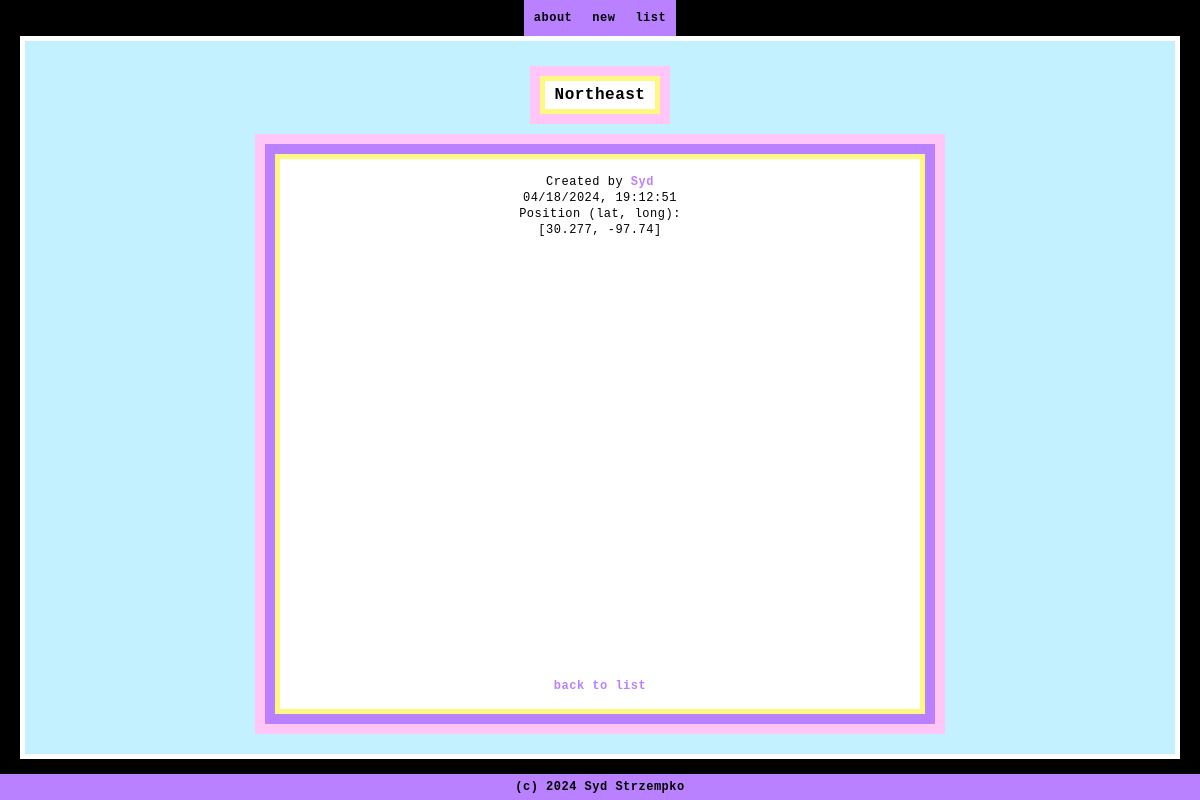
Screenshot of /entry/2 with the database file from the repository.
### models/entries.py (models this page shows, shortened)
class Entry(db.Model):
    __tablename__ = "entries"
    id: Mapped[int] = mapped_column(primary_key=True)
    created: Mapped[datetime.datetime] = mapped_column(
        DateTime(timezone=True), server_default=func.now()
    )
    title: Mapped[str]
    lat: Mapped[int] = mapped_column(default=0, nullable=False)
    long: Mapped[int] = mapped_column(default=0, nullable=False)
    verified: Mapped[bool] = mapped_column(default=False, nullable=False)
    user_id = mapped_column(ForeignKey("users.id"))
    user: Mapped["User"] = relationship(back_populates="entries")
    def to_dict(self, incl_relationship=False):
        if (incl_relationship):
            user_dict = { 'user': self.user.to_dict() }
            return {**user_dict, **safe_convert(self)}
        else:
            return safe_convert(self)

### models/users.py (models this page shows, shortened)
class User(db.Model):
    __tablename__ = "users"
    id: Mapped[int] = mapped_column(primary_key=True)
    name: Mapped[str] = mapped_column(String(30))
    entries: Mapped[List["Entry"]] = relationship(back_populates="user")
    def to_dict(self, incl_relationship=False):
        if (incl_relationship):
            entries_dict = { 'entries': [e.to_dict() for e in self.entries] }
            return {**entries_dict, **safe_convert(self)}
        return safe_convert(self)

### app.py (the view)
@app.route('/entry/<int:entry_id>')
def entry(entry_id):
    entry = db.session.get(Entry, entry_id)
    if entry is None:
        abort(404)
    return render_template('entry.html', entry=entry.to_dict(True))

### utilities.py (called while the page is built)
def safe_convert(arr):
    return {column.name: safe_convert_single(getattr(arr, column.name)) for column in arr.__table__.columns}

def safe_convert_single(val):
    if isinstance(val, datetime.datetime):
        return val.strftime("%m/%d/%Y, %H:%M:%S")
    if isinstance(val, bool):
        return str(val)
    return val

### templates/entry.html
{% extends 'base.html' %}
{% set active_page = 'entry' %}
{% set entries = [entry] %}
{% block content %}
    <div class="header">
        <div class="text">{{ entry.title }}</div>
    </div>
    <div class="body">
        <div class="section">
            <div>
                <div>Created by <a href="{{ url_for('user', user_id=entry.user.id) }}">{{ entry.user.name }}</a></div>
                <div>{{ entry.created }}</div>
                <div>Position (lat, long):</div>
                <div>[{{ entry.lat }}, {{ entry.long }}]</div>
            </div>
            <div id="mapview">
                <div id="map"></div>
            </div>
            <div><a href="{{ url_for('list') }}"> back to list </a></div>
        </div>
    </div>
{% endblock %}

### static/css/style.css (style rules this page uses)
:root { --lavender: #ECD2FC; --purple: #B980FF; --pink: #FFC6F7; --yellow: #FFF880; --softblue: #C4F1FF; }
html, body { height: 100%; }
body, .content, .nav { margin: 0; display: flex; flex-flow: column nowrap; align-items: stretch; justify-content: stretch; text-align: center; font-family: monospace; font-size: 12px; line-height: 16px; letter-spacing: .5px; background-color: black; color: black; }
.header { display: flex; flex-flow: column; align-items: center; margin: 5px auto 0; border: 10px solid var(--pink); }
.text { padding: 5px 10px; font-weight: bolder; font-size: 16px; line-height: 18px; background: white; color: black; border: 5px solid var(--yellow); }
.body { display: flex; flex-flow: column nowrap; margin: auto; padding: 10px; gap: 10px; background-color: var(--purple); border: 10px solid var(--pink); }
.section { display: flex; flex-flow: column nowrap; align-items: center; gap: 20px; background-color: white; border: 5px solid var(--yellow); padding: 15px 20px; }
#mapview { margin: auto; }
a { color: var(--purple); text-decoration: none; font-weight: bold; }
#map { height: 400px; width: 600px; }

### rows the page displays
Entry: title "Northeast", lat "30.277", long "-97.74"
User: user.name "Syd"

### other values shown
{{ nav }} "about" "new" "list"
{{ entry.created }} "04/18/2024, 19:12:51"
